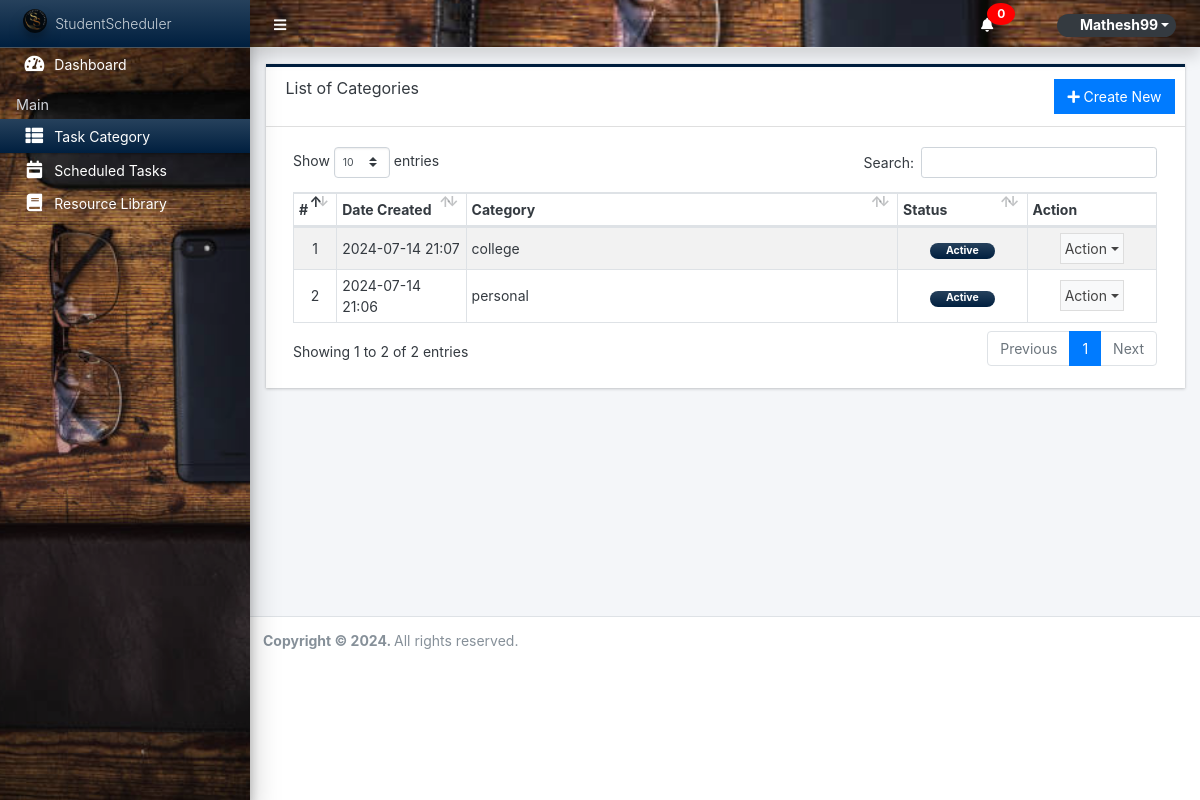
The page /admin/?page=categories (signed in) on the database its author committed.
### tables this page shows
CREATE TABLE `category_list` (
  `id` int(30) NOT NULL,
  `user_id` int(30) NOT NULL,
  `name` text NOT NULL,
  `status` tinyint(1) NOT NULL DEFAULT 1,
  `delete_flag` tinyint(1) NOT NULL DEFAULT 0,
  `date_created` datetime NOT NULL DEFAULT current_timestamp(),
  `date_updated` datetime NOT NULL DEFAULT current_timestamp() ON UPDATE current_timestamp()
);

### classes/DBConnection.php (called while the page is built, shortened)
<?php
class DBConnection{
    private $host = DB_SERVER;
    private $username = DB_USERNAME;
    private $password = DB_PASSWORD;
    private $database = DB_NAME;
    public $conn;
    public function __construct(){
        if (!isset($this->conn)) {
            $this->conn = new mysqli($this->host, $this->username, $this->password, $this->database);
        }
    }
}
?>

### classes/SystemSettings.php (called while the page is built, shortened)
<?php
class SystemSettings extends DBConnection{
	function userdata($field = ''){
		if(!empty($field)){
			if(isset($_SESSION['userdata'][$field]))
				return $_SESSION['userdata'][$field];
			else
				return null;
		}else{
			return false;
		}
	}
	function info($field=''){
		if(!empty($field)){
			if(isset($_SESSION['system_info'][$field]))
				return $_SESSION['system_info'][$field];
			else
				return false;
		}else{
			return false;
		}
	}
}
$_settings = new SystemSettings();
?>

### config.php (called while the page is built, shortened)
<?php
require_once('classes/DBConnection.php');
require_once('classes/SystemSettings.php');
function validate_image($file)
{
    if (!empty($file)) {
        $ex = explode("?", $file);
        $file = $ex[0];
        $ts = isset($ex[1]) ? "?" . $ex[1] : '';
        if (is_file(base_app . $file)) {
            return base_url . $file . $ts;
        } else {
            return base_url . 'dist/img/no-image-available.png';
        }
    } else {
        return base_url . 'dist/img/no-image-available.png';
    }
}

### admin/categories/index.php (the view, shortened to what this page needs)
<div class="card card-outline rounded-0 card-navy">
	<div class="card-header">
		<h3 class="card-title">List of Categories</h3>
		<div class="card-tools">
			<a href="javascript:void(0)" id="create_new" class="btn btn-flat btn-primary"><span class="fas fa-plus"></span> Create New</a>
		</div>
	</div>
	<div class="card-body">
		<div class="container-fluid">
			<table class="table table-hover table-striped table-bordered" id="list">
				<?php if ($_settings->userdata('type') != 1) : ?>
					<colgroup>
						<col width="5%">
						<col width="15%">
						<col width="50%">
						<col width="15%">
						<col width="15%">
					</colgroup>
					<thead>
						<tr>
							<th>#</th>
							<th>Date Created</th>
							<th>Category</th>
							<th>Status</th>
							<th>Action</th>
						</tr>
					</thead>
				<?php endif; ?>
				<tbody>
					<?php
					$i = 1;
					$where = "";
					if ($_settings->userdata('id') != 1)
						$where = " and c.user_id = '{$_settings->userdata('id')}' ";
					$qry = $conn->query("SELECT c.*, concat(u.firstname, coalesce(concat(' ',u.middlename), ''), ' ', u.lastname) as uname from `category_list` c inner join `users` u on c.user_id = u.id where c.delete_flag = 0 {$where} order by c.`name` asc ");
					while ($row = $qry->fetch_assoc()) :
					?>
						<tr>
							<td class="text-center"><?php echo $i++; ?></td>
							<td><?php echo date("Y-m-d H:i", strtotime($row['date_created'])) ?></td>
							<td><?php echo $row['name'] ?></td>
							<td class="text-center">
								<?php if ($row['status'] == 1) : ?>
									<span class="badge badge-navy bg-gradient-navy px-3 rounded-pill">Active</span>
								<?php else : ?>
									<span class="badge badge-light bg-gradient-light border text-dark px-3 rounded-pill">Inactive</span>
								<?php endif; ?>
							</td>
							<td align="center">
								<button type="button" class="btn btn-flat p-1 btn-default btn-sm dropdown-toggle dropdown-icon" data-toggle="dropdown">
									Action
								</button>
							</td>
						</tr>
					<?php endwhile; ?>
				</tbody>
			</table>
		</div>
	</div>
</div>

### admin/index.php (shortened to what this page needs)
<?php
require_once('../config.php');
?>
<!DOCTYPE html>
<html lang="en">
<?php require_once('inc/header.php'); ?>
<body class="sidebar-mini layout-fixed control-sidebar-slide-open layout-navbar-fixed sidebar-mini-md sidebar-mini-xs text-sm" data-new-gr-c-s-check-loaded="14.991.0" data-gr-ext-installed="" style="height: auto;">
    <div class="wrapper">
        <?php require_once('inc/topBarNav.php'); ?>
        <?php require_once('inc/navigation.php'); ?>
        <?php $page = isset($_GET['page']) ? $_GET['page'] : 'home'; ?>
        <div class="content-wrapper  pt-3" style="min-height: 567.854px;">
            <section class="content  text-dark">
                <div class="container-fluid">
                    <?php
                    if(!file_exists($page.".php") && !is_dir($page)) {
                        include '404.html';
                    } else {
                        if(is_dir($page)) {
                            include $page.'/index.php';
                        } else {
                            include $page.'.php';
                        }
                    }
                    ?>
                </div>
            </section>
        </div>
        <?php require_once('inc/footer.php'); ?>
</body>
</html>

### admin/inc/header.php (shortened to what this page needs)
<!DOCTYPE html>
<html lang="en">
<head>
    <link rel="stylesheet" href="<?php echo base_url ?>plugins/fontawesome-free/css/all.min.css">
    <link rel="stylesheet" href="<?php echo base_url ?>plugins/tempusdominus-bootstrap-4/css/tempusdominus-bootstrap-4.min.css">
    <link rel="stylesheet" href="<?php echo base_url ?>plugins/datatables-bs4/css/dataTables.bootstrap4.min.css">
    <link rel="stylesheet" href="<?php echo base_url ?>plugins/datatables-responsive/css/responsive.bootstrap4.min.css">
    <link rel="stylesheet" href="<?php echo base_url ?>plugins/datatables-buttons/css/buttons.bootstrap4.min.css">
    <link rel="stylesheet" href="<?php echo base_url ?>plugins/select2/css/select2.min.css">
    <link rel="stylesheet" href="<?php echo base_url ?>plugins/select2-bootstrap4-theme/select2-bootstrap4.min.css">
    <link rel="stylesheet" href="<?php echo base_url ?>plugins/icheck-bootstrap/icheck-bootstrap.min.css">
    <link rel="stylesheet" href="<?php echo base_url ?>plugins/jqvmap/jqvmap.min.css">
    <link rel="stylesheet" href="<?php echo base_url ?>dist/css/adminlte.css">
    <link rel="stylesheet" href="<?php echo base_url ?>dist/css/custom.css">
    <link rel="stylesheet" href="<?php echo base_url ?>plugins/overlayScrollbars/css/OverlayScrollbars.min.css">
    <link rel="stylesheet" href="<?php echo base_url ?>plugins/daterangepicker/daterangepicker.css">
    <link rel="stylesheet" href="<?php echo base_url ?>plugins/summernote/summernote-bs4.min.css">
    <link rel="stylesheet" href="<?php echo base_url ?>plugins/sweetalert2-theme-bootstrap-4/bootstrap-4.min.css">
    <link rel="stylesheet" href="https://cdnjs.cloudflare.com/ajax/libs/font-awesome/5.15.3/css/all.min.css">
    <link rel="stylesheet" href="<?php echo base_url ?>dist/css/custom.css">
</head>
<body>

### admin/inc/topBarNav.php (shortened to what this page needs)
<html>
<nav class="main-header navbar navbar-expand navbar-light shadow text-sm">
  <ul class="navbar-nav">
    <li class="nav-item">
      <a class="nav-link" data-widget="pushmenu" href="#" role="button"><i class="fas fa-bars" style="color:white"></i></a>
    </li>
  </ul>
  <ul class="navbar-nav ml-auto">
    <li class="nav-item dropdown ">
      <a class="nav-link" href="#" id="notificationsDropdown" role="button" data-toggle="dropdown" aria-haspopup="true" aria-expanded="false">
        <i class="fas fa-bell" style="color:white"></i>
        <span id="notificationCount" class="badge badge-notify">0</span>
      </a>
    </li>
    <li class="nav-item">
      <div class="btn-group nav-link">
        <button type="button" class="btn btn-rounded badge badge-dark dropdown-toggle dropdown-icon " data-toggle="dropdown">
          <span class="ml-3"><?php echo ucwords($_settings->userdata('username')) ?></span>
        </button>
      </div>
    </li>
  </ul>
</nav>
</html>

### admin/inc/navigation.php (shortened to what this page needs)
<aside class="main-sidebar sidebar-dark-navy elevation-4 sidebar-no-expand">
  <a href="<?php echo base_url ?>admin" class="brand-link bg-gradient-navy text-sm text-light">
    <img src="<?php echo validate_image($_settings->info('logo')) ?>" alt="Store Logo" class="brand-image img-circle elevation-3" style="opacity: .8;width: 1.5rem;height: 1.5rem;max-height: unset">
    <span class="brand-text font-weight-light"><?php echo $_settings->info('short_name') ?></span>
  </a>
  <div class="sidebar os-host os-theme-light os-host-overflow os-host-overflow-y os-host-resize-disabled os-host-transition os-host-scrollbar-horizontal-hidden">
    <div class="os-content-glue" style="margin: 0px -8px; width: 249px; height: 646px;"></div>
    <div class="os-padding">
      <div class="os-viewport os-viewport-native-scrollbars-invisible" style="overflow-y: scroll;">
        <div class="os-content" style="padding: 0px 8px; height: 100%; width: 100%;">
          <nav class="mt-1">
            <ul class="nav nav-pills nav-sidebar flex-column text-sm nav-compact nav-flat nav-child-indent nav-collapse-hide-child" data-widget="treeview" role="menu" data-accordion="false">
              <li class="nav-item dropdown">
                <a href="./" class="nav-link nav-home">
                  <i class="nav-icon fas fa-tachometer-alt"></i>
                  <p>
                    Dashboard
                  </p>
                </a>
              </li>
              <li class="nav-header">Main</li>
              <li class="nav-item dropdown">
                <a href="<?php echo base_url ?>admin/?page=categories" class="nav-link nav-categories">
                  <i class="nav-icon fas fa-th-list"></i>
                  <p>
                    Task Category
                  </p>
                </a>
              </li>
              <li class="nav-item dropdown">
                <a href="<?php echo base_url ?>admin/?page=schedules" class="nav-link nav-schedules">
                  <i class="nav-icon fas fa-calendar-week"></i>
                  <p>
                    Scheduled Tasks
                  </p>
                </a>
              </li>
              <li class="nav-item dropdown">
                <a href="<?php echo base_url ?>admin/?page=resource_library" class="nav-link nav-resource_library">
                  <i class="nav-icon fas fa-book"></i>
                  <p>
                    Resource Library
                  </p>
                </a>
              </li>
            </ul>
          </nav>
        </div>
      </div>
    </div>
  </div>
</aside>

### admin/inc/footer.php (shortened to what this page needs)
<footer class="main-footer text-sm">
        <strong>Copyright © <?php echo date('Y') ?>.
        </strong>
        All rights reserved.
      </footer>
    </div>

### rows shown on the page
category_list: date_created "2024-07-14 21:07", name "college", status "Active"
category_list: date_created "2024-07-14 21:06", name "personal", status "Active"

### other values the page prints
$_settings->userdata('username') "Mathesh99"
$_settings->info('short_name') "StudentScheduler"
